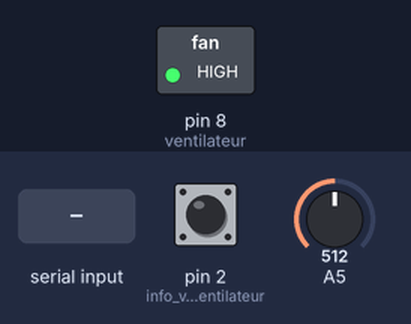
A sketch run on a simulated Arduino Uno, built with avr-gcc and run on an emulated ATmega328P. Parts: switched loads named in the sketch (green lamp = pin HIGH). The test bench sets the inputs (shaded band); at power-on: A5 = 512, pin 2 (info_vitesse_ventilateur) HIGH. What the sketch prints to the serial monitor is not drawn.

Above: at 1.5 s.
1.6 s: "1" received over Serial
At 3.0 s:
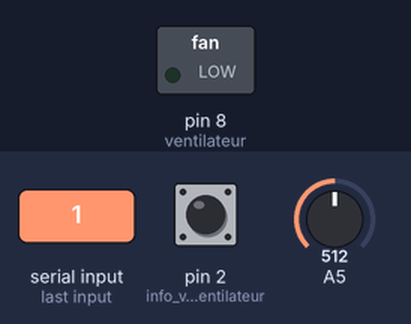
5.7 s: "2" received over Serial
At 9.7 s:
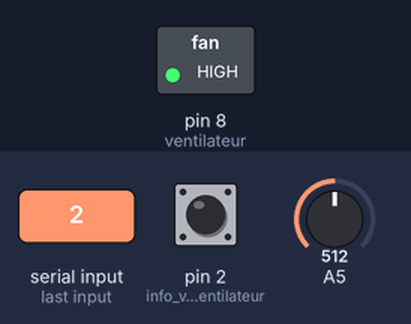
9.8 s: A5 set to 0
At 12.5 s:
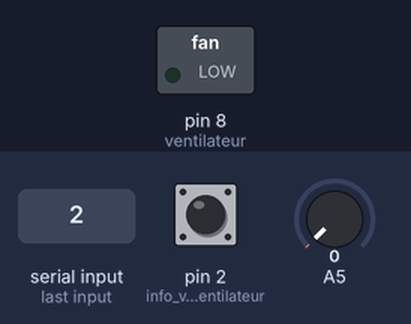
12.8 s: A5 set to 122
At 14.9 s:
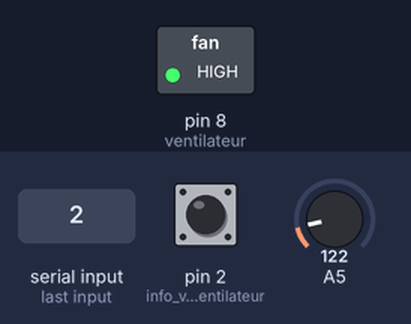
15.8 s: "0" received over Serial
At 17.6 s:
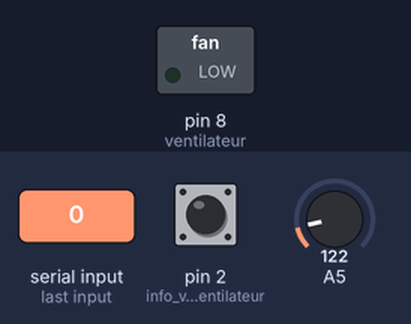
Timing chart, 0 to 30.3 s (numbered marks = the images above; inputs shaded):
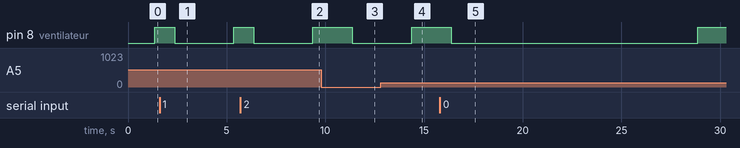

Measured:
- after the input at 1.6 s, pin 8 (ventilateur): HIGH → LOW after 0.76 s, → HIGH 3.0 s later
- after the input at 5.7 s, pin 8 (ventilateur): HIGH → LOW after 0.66 s, → HIGH 3.0 s later
- after the input at 9.8 s, pin 8 (ventilateur): HIGH → LOW after 1.6 s
- after the input at 12.8 s, pin 8 (ventilateur): LOW → HIGH after 1.6 s
- after the input at 15.8 s, pin 8 (ventilateur): HIGH → LOW after 0.57 s, → HIGH 12.5 s later

The sketch:

code.ino
```cpp
/**
 * Régulateur de vitesse pour ventilateur
 * © Vincent Moucadeau 2018
 */

/* Configuration */
const byte info_vitesse_ventilateur = 2;
int maxi = 5700; // RPM max du ventilateur (se met à jour automatiquement)
int ventilateur = 8; // Broche du ventilateur
int debug = 0; // Active ou non les infos débug

void setup() {

  /* Initialise le port série  */
  Serial.begin(9600);

  pinMode(info_vitesse_ventilateur, INPUT_PULLUP);
  pinMode(ventilateur, OUTPUT);

  /* Message de bienvenue */
  Serial.println("Le régulateur a bien démarré !");
  Serial.println("Info : le mode débug vous permet d'afficher les valeurs de tours par minutes du ventilateur");
  Serial.println("       ainsi que la valeur souhaitée via le potentiomettre");
  Serial.println("Utilisation :");
  Serial.println(" - '1' Active le mode débug ");
  Serial.println(" - '2' Désactive le mode débug ");
  Serial.println(" - (N'importe quelle touche) Si actif, mets en pause le mode débug et affiche ce message (sauf commandes)");
  if(debug == 0) {
        Serial.println("Etat du mode débug : INACTIF");
      }
  else {
        Serial.println("Etat du mode débug : ACTIF");
      }

}

/** Fonction loop() */
void loop() {
  if(Serial.available() > 0) {
    digitalWrite(ventilateur, LOW);
    String commande = Serial.readString();
    if(commande == "1") {
      Serial.println("_______________________________");
      Serial.println("Le mode débug a été activé");
      delay(1000);
      debug = 1;
    }
    else if(commande == "2") {
      Serial.println("_______________________________");
      Serial.println("Le mode débug a été désactivé");
      delay(1000);
      debug = 0;
    }
    else {
      Serial.println("_________________________________________________________________________________________________________________________");
      Serial.println("Ce message s'affiche pendant 10 secondes");
      Serial.println("Info : le mode débug vous permet d'afficher les valeurs de tours par minutes du ventilateur");
      Serial.println("       ainsi que la valeur souhaitée via le potentiomettre");
      Serial.println("Utilisation :");
      Serial.println(" - '1' Active le mode débug ");
      Serial.println(" - '2' Désactive le mode débug ");
      Serial.println(" - (N'importe quelle touche) Si actif, mets en pause le mode débug et affiche ce message (sauf commandes)");
      if(debug == 0) {
        Serial.println("Etat du mode débug : INACTIF");
      }
      else {
        Serial.println("Etat du mode débug : ACTIF");
      }
      delay(10000);
    }

  }
  int pot = analogRead(5);
  pot = map(pot, 0, 1023, 0, maxi);

  /* Mesure la durée de la (demi) période */
  unsigned long periode = pulseIn(info_vitesse_ventilateur, LOW, 1000000) * 2;

  long result = 1000000 / periode * 60;
  if(pot > 0){
    digitalWrite(ventilateur, HIGH);
    if(result > pot) {
      if(result == 4294967236) {
        digitalWrite(ventilateur, HIGH);
        result = 0;
      }
      else {
      digitalWrite(ventilateur, LOW);
      }
    }
    else {
      digitalWrite(ventilateur, HIGH);
    }
  }
  else {
    digitalWrite(ventilateur, LOW);
  }
  if(result > maxi) {
    maxi = result;
  }
  /* Serial Debug */
  if(debug == 1) {
  Serial.println("__________________________");
  Serial.print("RPM : ");
  Serial.println(result);
  Serial.print("Potentiomettre : ");
  Serial.println(pot);
  }
}
```
